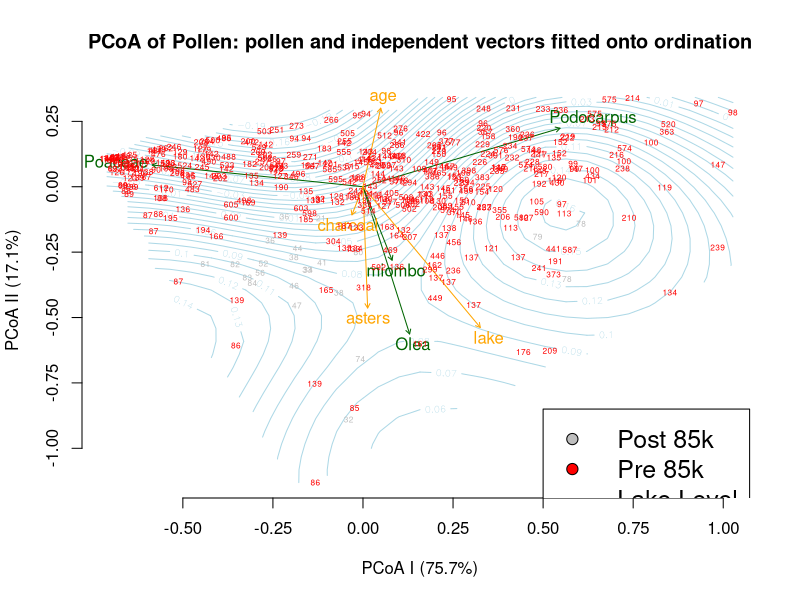

This chart was generated by the following R code: (Note: this script raises an error after producing the figure.)
rm(list = ls())
graphics.off()

library(vegan)
library(MASS)
library(svglite)

# load the pollen data
poln.full <- read.csv("./data/20200722_pollen.csv")

# load interpolated data generated by code from Malawi_interpolation.R
# choose which interpolation method to use:
## linearly interpolated data:
lake.full <- read.csv("./data/20200722_lake_linterp.csv")
char.full <- read.csv("./data/20200722_char_linterp.csv")

## Krig interpolated data:
# lake.full <- read.csv("./data/lake_Krig.csv")
# char.full <- read.csv("./data/char_Krig.csv")

# split the loaded data to mix and match as needed
age <- lake.full[,"age"] # everything should have the same ages
char <- char.full[,"charcoal"]
lake <- -1 * lake.full[,"lake"]
poln <- poln.full[,c("Poaceae", "Podocarpus", "miombo", "Olea")]
# colnames(poln) <- c("Poaceae", "Podocarpus", "miombo", "Olea")
astr <- poln.full[,"Asteraceae"]

# a data.frame of data to be used in the vector fit
to.be.fit <- data.frame("age" = age,
                        "charcoal" = char,
                        "lake" = lake,
                        "asters" = astr)

# scale and center the datasets
poln.std <- vegan::decostand(x = poln,
                             method = "chi.square") # approximates chisquare distance
to.be.fit.std <- scale(x = to.be.fit)

# make distance matrices
poln.dist <- dist(poln.std)
# poln.dist <- vegan::vegdist(poln, method = "canberra")

# make the pollen ordination
poln.ord <- cmdscale(d = poln.dist, k = 4, eig = T, add = F, x.ret = F)
write.table(x = data.frame("age" = poln.full$Pollen.Age,
                           poln, 
                           "PCoA_Component" = poln.ord$points), 
            file = "./data/pollen_ordination.csv", 
            row.names = F,
            sep = ",")

# get the proportion of the variation explained by each component
var.expl <- poln.ord$eig[1:3] / sum(poln.ord$eig[1:3])

##########################################
#	NMDS

# poln.ord <- vegan::metaMDS(comm = poln.ord$points, 
#                            k = 2, 
#                            distance = 'euclidean', 
#                            autotransform = F)
# poln.ord <- MASS::isoMDS(d = poln.dist, 
#                          y = cmdscale(d = poln.dist,
#                                       k = 2, 
#                                       eig = T, 
#                                       add = F, 
#                                       x.ret = F)$points, 
#                          k = 2, 
#                          maxit = 50,
#                          trace = TRUE,
#                          tol = 1e-3, 
#                          p = 2)

# MASS::Shepard(d = poln.dist, y = poln.ord, p = 2)

##########################################
# do the vector fit(s) of the data to our ordination

poln.fit <- vegan::envfit(ord = poln.ord,
                          env = poln.std,
                          permutations = 10000)
add.fit <- vegan::envfit(ord = poln.ord,
                         env = to.be.fit.std,
                         permutations = 10000)

##########################################
# plot the results of the vector fits

## color ages > 85 in red
col <- c("gray", "red")[1 + (age >= 85)]

main <- "PCoA of Pollen: pollen and independent vectors fitted onto ordination"
plot(poln.ord$points, pch = 21, type = "n",
     xlab = paste0("PCoA I (", round(var.expl[1] * 100, 1), "%)"),
     ylab = paste0("PCoA II (", round(var.expl[2] * 100, 1), "%)"), main = main,
     col = "black", bg = col, cex = 1.5, xaxt = "n", yaxt = "n", bty = "n")

axis(1, at = seq(-0.5, 1, by = 0.25))
axis(2, at = seq(-1, 0.25, by = 0.25))
legend(0.5, -0.85, 
       pch = c(21, 21, NA), 
       lty = c(NA, NA, 1), 
       lwd = c(NA, NA, 2), 
       col = c("black", "black", "light blue"), 
       pt.bg =  c("gray","red", NA), 
       cex = 1.5, 
       legend = c("Post 85k", "Pre 85k", "Lake Level"))

## ordination surfaces
# vegan::ordisurf(x = poln.ord,
#                 y = age,
#                 main = "Age (kyr)",
#                 add = TRUE,
#                 col = "orange",
#                 nlevels = 50,
#                 knots = 300)
# vegan::ordisurf(x = poln.ord,
#                 y = char,
#                 main = "Charcoal",
#                 add = TRUE,
#                 col = "gray",
#                 nlevels = 50)
lake.surf <- vegan::ordisurf(x = poln.ord, y = lake,
                             main = "Lake Level", 
                             plot = FALSE, 
                             col = "orange", 
                             nlevels = 50)
plot(lake.surf, add = T, col = "light blue", nlevels = 50, knots = 30)
# vegan::ordisurf(x = poln.ord,
#                 y = astr,
#                 main = "Asteraceae")

# points(poln.ord$points, pch = 21,
#        xlab = paste0("PCoA I (", round(var.expl[1] * 100, 1), "%)"),
#        ylab = paste0("PCoA II (", round(var.expl[2] * 100,1), "%)"),
#        col = "black", bg = col, cex = 1.5, xaxt = "n", yaxt = "n", bty = "n")
plot(poln.fit, col = "dark green", add = T, lwd = 3)
plot(add.fit, col = "orange", add = T)
text(poln.ord$points, labels = round(age), cex = 0.5, col = col)

##########################################
# MANOVA

# our raw data are the pollen counts' PCoA scores and lake level
# EOC: we use the n-1 column of scores of the PCoA, because the nth eigenvalue is 0, and the scores are redundant
data.raw <- data.frame(poln.ord$points[,1:3], lake)

# scale the raw data
data.scl <- scale(data.raw)

# EOC: the data in data.raw should already be euclidean, so the rest of this is superfluous
# # calculate the euclidean distance matrix of our scaled data
# data.scl.dist <- dist(data.scl) 
# 
# # perform our PCoA on the distance matrix and keep the eigenvalues
# data.scl.dist.pcoa <- cmdscale(d = data.scl.dist, k = 3, eig = T)
# data.scl.dist.pcoa.eig <- data.scl.dist.pcoa$eig
# 
# # find the euclidean distance matrix of the resulting points
# data.scl.dist.pcoa.dist <- vegan::vegdist(x = data.scl.dist.pcoa$points,
#                                           method = "euclidean")

# binary indicator of age
age.gt.85 <- 0 + (age > 85)

# perform the MANOVA
poln.manova <- vegan::adonis(formula = data.raw ~ age.gt.85,
                             method = "euclidean", 
                             permutations = 10000)

poln.manova

####################################
#### plot components separately ####
####################################

## Title and axes
svglite::svglite(file = "./pictures/vector_graphics/axes.svg")

main <- "PCoA of Pollen: pollen and independent vectors fitted onto ordination"
plot(poln.ord$points, pch = 21, type = "n",
     xlab = paste0("PCoA I (", round(var.expl[1] * 100, 1), "%)"),
     ylab = paste0("PCoA II (", round(var.expl[2] * 100, 1), "%)"), main = main,
     col = "black", bg = col, cex = 1.5, xaxt = "n", yaxt = "n", bty = "n")

axis(1, at = seq(-0.5, 1, by = 0.25))
axis(2, at = seq(-1, 0.25, by = 0.25))
dev.off()

## Legend
svglite::svglite(file = "./pictures/vector_graphics/legend.svg")

plot(x = 0, y = 0, type = "n", 
     xlab = NA, ylab = NA, 
     xlim = c(-1,1), ylim = c(-1,1),
     axes = F)
legend(-1, 1, 
       pch = c(21, 21, NA), 
       lty = c(NA, NA, 1), 
       lwd = c(NA, NA, 2), 
       col = c("black", "black", "light blue"), 
       pt.bg =  c("gray","red", NA), 
       cex = 1.5, 
       legend = c("Post 85k", "Pre 85k", "Lake Level"))
dev.off()

## Ordination surface
svglite::svglite(file = "./pictures/vector_graphics/ordination_surface.svg")

plot(poln.ord$points, type = "n",
     xlab = NA, ylab = NA,
     axes = F)
lake.surf <- vegan::ordisurf(x = poln.ord, y = lake,
                             main = "Lake Level", 
                             plot = FALSE, 
                             col = "light blue", 
                             nlevels = 50)
plot(lake.surf, add = T, col = "light blue", nlevels = 50, knots = 30)
dev.off()

## Pollen vector fit
### with labels
svglite::svglite(file = "./pictures/vector_graphics/pollen_vec_fit.svg")

plot(poln.ord$points, type = "n",
     xlab = NA, ylab = NA,
     axes = F)
plot(poln.fit, col = "dark green", add = T, lwd = 3)
dev.off()

### without labels
svglite::svglite(file = "./pictures/vector_graphics/pollen_vec_fit_noLabels.svg")

plot(poln.ord$points, type = "n",
     xlab = NA, ylab = NA,
     axes = F)
plot(poln.fit, col = "dark green", add = T, lwd = 3, labels = NA)
dev.off()

## Additional variable vector fits
### with labels
svglite::svglite(file = "./pictures/vector_graphics/additional_vec_fit.svg")

plot(poln.ord$points, type = "n",
     xlab = NA, ylab = NA,
     axes = F)
plot(add.fit, col = "orange", add = T)
dev.off()

### without labels
svglite::svglite(file = "./pictures/vector_graphics/additional_vec_fit_noLabels.svg")

plot(poln.ord$points, type = "n",
     xlab = NA, ylab = NA,
     axes = F)
plot(add.fit, col = "orange", add = T, labels = NA)
dev.off()

## Data points
### as ages
svglite::svglite(file = "./pictures/vector_graphics/data_pts_asAges.svg")

plot(poln.ord$points, type = "n",
     xlab = NA, ylab = NA,
     axes = F)
text(poln.ord$points, labels = round(age), cex = 0.5, col = col)
dev.off()

### as dots 1
svglite::svglite(file = "./pictures/vector_graphics/data_pts_asDots1.svg")

plot(poln.ord$points, type = "n",
     xlab = NA, ylab = NA,
     axes = F)
points(poln.ord$points, pch = 21, cex = 0.5, col = "black", bg = col)
dev.off()

### as dots 2
svglite::svglite(file = "./pictures/vector_graphics/data_pts_asDots2.svg")

plot(poln.ord$points, type = "n",
     xlab = NA, ylab = NA,
     axes = F)
points(poln.ord$points, pch = 19, cex = 0.5, col = col)
dev.off()
